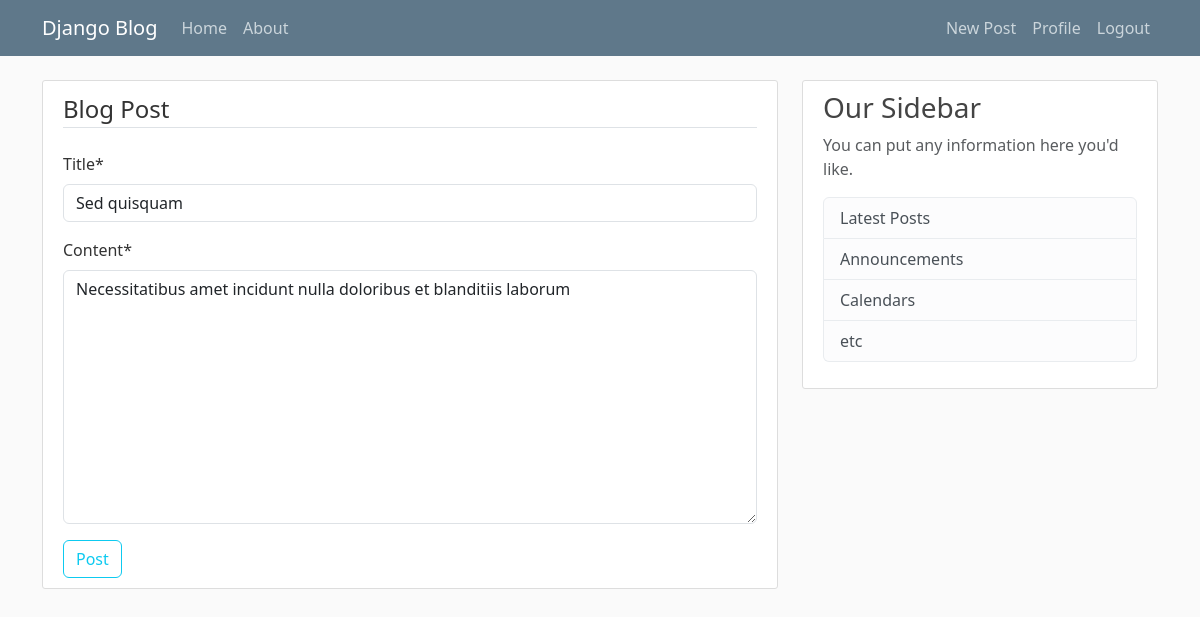
Screenshot of /post/10/update/ (signed in) with the database file from the repository.
### blog/models.py (models this page shows, shortened)
class Post(models.Model):
    title = models.CharField(max_length=100)
    content = models.TextField()
    date_posted = models.DateTimeField(default=timezone.now)
    author = models.ForeignKey(User, on_delete=models.CASCADE)

### blog/views.py (the view, shortened to what this page needs)
# urls.py: path('post/<int:pk>/update/', PostUpdateView.as_view(), name='post-update'),
class PostUpdateView(LoginRequiredMixin, UserPassesTestMixin, UpdateView):
    model = Post
    fields = ['title', 'content']
    def test_func(self):
        post = self.get_object()
        if self.request.user == post.author:
            return True
        return False

### blog/templates/blog/post_form.html (shortened to what this page needs)
{% extends "blog/base.html" %}
{% load crispy_forms_tags %}
{% block content %}
    <div class="content-section">
        <form method="POST">
            <fieldset class="form-group">
                <legend class="border-bottom mb-4">Blog Post</legend>
                {{ form|crispy }}
            </fieldset>
            <div class="form-group">
                <button class="btn btn-outline-info" type="submit">Post</button>
            </div>
        </form>
    </div>
{% endblock content %}

### blog/static/blog/main.css (style rules this page uses)
body { background: #fafafa; color: #333333; margin-top: 5rem; }
.content-section { background: #ffffff; padding: 10px 20px; border: 1px solid #dddddd; border-radius: 3px; margin-bottom: 20px; }

### rows the page displays
Post: title "Sed quisquam", content "Necessitatibus amet incidunt nulla doloribus et blanditiis laborum"
